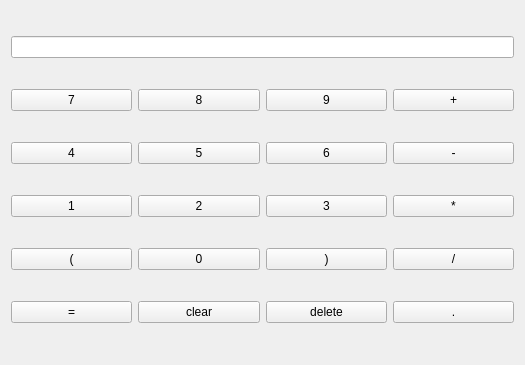
<?xml version="1.0" encoding="UTF-8"?>
<ui version="4.0">
 <class>Form</class>
 <widget class="QWidget" name="Form">
  <property name="geometry">
   <rect>
    <x>0</x>
    <y>0</y>
    <width>525</width>
    <height>365</height>
   </rect>
  </property>
  <property name="windowTitle">
   <string>Form</string>
  </property>
  <layout class="QGridLayout" name="gridLayout">
   <item row="0" column="0" colspan="4">
    <widget class="QLineEdit" name="input"/>
   </item>
   <item row="1" column="0">
    <widget class="QPushButton" name="button_7">
     <property name="text">
      <string>7</string>
     </property>
    </widget>
   </item>
   <item row="1" column="1">
    <widget class="QPushButton" name="button_8">
     <property name="text">
      <string>8</string>
     </property>
    </widget>
   </item>
   <item row="1" column="2">
    <widget class="QPushButton" name="button_9">
     <property name="text">
      <string>9</string>
     </property>
    </widget>
   </item>
   <item row="1" column="3">
    <widget class="QPushButton" name="button_plus">
     <property name="text">
      <string>+</string>
     </property>
    </widget>
   </item>
   <item row="2" column="0">
    <widget class="QPushButton" name="button_4">
     <property name="text">
      <string>4</string>
     </property>
    </widget>
   </item>
   <item row="2" column="1">
    <widget class="QPushButton" name="button_5">
     <property name="text">
      <string>5</string>
     </property>
    </widget>
   </item>
   <item row="2" column="2">
    <widget class="QPushButton" name="button_6">
     <property name="text">
      <string>6</string>
     </property>
    </widget>
   </item>
   <item row="2" column="3">
    <widget class="QPushButton" name="button_minus">
     <property name="text">
      <string>-</string>
     </property>
    </widget>
   </item>
   <item row="3" column="0">
    <widget class="QPushButton" name="button_1">
     <property name="text">
      <string>1</string>
     </property>
    </widget>
   </item>
   <item row="3" column="1">
    <widget class="QPushButton" name="button_2">
     <property name="text">
      <string>2</string>
     </property>
    </widget>
   </item>
   <item row="3" column="2">
    <widget class="QPushButton" name="button_3">
     <property name="text">
      <string>3</string>
     </property>
    </widget>
   </item>
   <item row="3" column="3">
    <widget class="QPushButton" name="button_multiply">
     <property name="text">
      <string>*</string>
     </property>
    </widget>
   </item>
   <item row="4" column="1">
    <widget class="QPushButton" name="button_0">
     <property name="text">
      <string>0</string>
     </property>
    </widget>
   </item>
   <item row="4" column="3">
    <widget class="QPushButton" name="button_divide">
     <property name="text">
      <string>/</string>
     </property>
    </widget>
   </item>
   <item row="5" column="0">
    <widget class="QPushButton" name="button_equals">
     <property name="text">
      <string>=</string>
     </property>
    </widget>
   </item>
   <item row="5" column="1">
    <widget class="QPushButton" name="button_clear">
     <property name="text">
      <string>clear</string>
     </property>
    </widget>
   </item>
   <item row="5" column="2">
    <widget class="QPushButton" name="button_delete">
     <property name="text">
      <string>delete</string>
     </property>
    </widget>
   </item>
   <item row="4" column="0">
    <widget class="QPushButton" name="button_parenthesis_open">
     <property name="text">
      <string>(</string>
     </property>
    </widget>
   </item>
   <item row="4" column="2">
    <widget class="QPushButton" name="button_parenthesis_close">
     <property name="text">
      <string>)</string>
     </property>
    </widget>
   </item>
   <item row="5" column="3">
    <widget class="QPushButton" name="button_dot">
     <property name="text">
      <string>.</string>
     </property>
    </widget>
   </item>
  </layout>
 </widget>
 <resources/>
 <connections/>
</ui>
